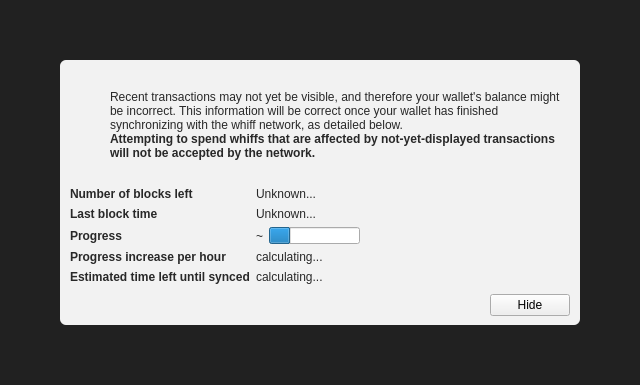
<?xml version="1.0" encoding="UTF-8"?>
<ui version="4.0">
 <class>ModalOverlay</class>
 <widget class="ModalOverlay" name="ModalOverlay">
  <property name="geometry">
   <rect>
    <x>0</x>
    <y>0</y>
    <width>640</width>
    <height>385</height>
   </rect>
  </property>
  <property name="windowTitle">
   <string>Form</string>
  </property>
  <layout class="QVBoxLayout" name="verticalLayout" stretch="0">
   <property name="sizeConstraint">
    <enum>QLayout::SetDefaultConstraint</enum>
   </property>
   <property name="leftMargin">
    <number>0</number>
   </property>
   <property name="topMargin">
    <number>0</number>
   </property>
   <property name="rightMargin">
    <number>0</number>
   </property>
   <property name="bottomMargin">
    <number>0</number>
   </property>
   <item>
    <widget class="QWidget" name="bgWidget" native="true">
     <property name="styleSheet">
      <string notr="true">#bgWidget { background: rgba(0,0,0,220); }</string>
     </property>
     <layout class="QVBoxLayout" name="verticalLayoutMain" stretch="1">
      <property name="leftMargin">
       <number>60</number>
      </property>
      <property name="topMargin">
       <number>60</number>
      </property>
      <property name="rightMargin">
       <number>60</number>
      </property>
      <property name="bottomMargin">
       <number>60</number>
      </property>
      <item>
       <widget class="QWidget" name="contentWidget" native="true">
        <property name="styleSheet">
         <string notr="true">#contentWidget { background: rgba(255,255,255,240); border-radius: 6px; }

QLabel { color: rgb(40,40,40);  }</string>
        </property>
        <layout class="QVBoxLayout" name="verticalLayoutSub" stretch="1,0,0,0">
         <property name="spacing">
          <number>0</number>
         </property>
         <property name="leftMargin">
          <number>10</number>
         </property>
         <property name="topMargin">
          <number>10</number>
         </property>
         <property name="rightMargin">
          <number>10</number>
         </property>
         <property name="bottomMargin">
          <number>10</number>
         </property>
         <item>
          <layout class="QHBoxLayout" name="horizontalLayoutIconText" stretch="0,1">
           <property name="topMargin">
            <number>20</number>
           </property>
           <item>
            <layout class="QVBoxLayout" name="verticalLayoutIcon">
             <property name="leftMargin">
              <number>0</number>
             </property>
             <item>
              <widget class="QPushButton" name="warningIcon">
               <property name="enabled">
                <bool>false</bool>
               </property>
               <property name="text">
                <string/>
               </property>
               <property name="icon">
                <iconset>
                 <normaloff>:/icons/warning</normaloff>
                 <disabledoff>:/icons/warning</disabledoff>:/icons/warning</iconset>
               </property>
               <property name="iconSize">
                <size>
                 <width>48</width>
                 <height>48</height>
                </size>
               </property>
               <property name="flat">
                <bool>true</bool>
               </property>
              </widget>
             </item>
             <item>
              <spacer name="verticalSpacerWarningIcon">
               <property name="orientation">
                <enum>Qt::Vertical</enum>
               </property>
               <property name="sizeHint" stdset="0">
                <size>
                 <width>20</width>
                 <height>40</height>
                </size>
               </property>
              </spacer>
             </item>
            </layout>
           </item>
           <item>
            <layout class="QVBoxLayout" name="verticalLayoutInfoText">
             <property name="leftMargin">
              <number>0</number>
             </property>
             <property name="topMargin">
              <number>0</number>
             </property>
             <item>
              <widget class="QLabel" name="infoText">
               <property name="text">
                <string>Recent transactions may not yet be visible, and therefore your wallet's balance might be incorrect. This information will be correct once your wallet has finished synchronizing with the whiff network, as detailed below.</string>
               </property>
               <property name="textFormat">
                <enum>Qt::RichText</enum>
               </property>
               <property name="wordWrap">
                <bool>true</bool>
               </property>
              </widget>
             </item>
             <item>
              <widget class="QLabel" name="infoTextStrong">
               <property name="font">
                <font>
                 <weight>75</weight>
                 <bold>true</bold>
                </font>
               </property>
               <property name="text">
                <string>Attempting to spend whiffs that are affected by not-yet-displayed transactions will not be accepted by the network.</string>
               </property>
               <property name="textFormat">
                <enum>Qt::RichText</enum>
               </property>
               <property name="wordWrap">
                <bool>true</bool>
               </property>
              </widget>
             </item>
             <item>
              <spacer name="verticalSpacerInTextSpace">
               <property name="orientation">
                <enum>Qt::Vertical</enum>
               </property>
               <property name="sizeHint" stdset="0">
                <size>
                 <width>20</width>
                 <height>40</height>
                </size>
               </property>
              </spacer>
             </item>
            </layout>
           </item>
          </layout>
         </item>
         <item>
          <spacer name="verticalSpacerAfterText">
           <property name="orientation">
            <enum>Qt::Vertical</enum>
           </property>
           <property name="sizeHint" stdset="0">
            <size>
             <width>20</width>
             <height>40</height>
            </size>
           </property>
          </spacer>
         </item>
         <item>
          <layout class="QFormLayout" name="formLayout">
           <property name="fieldGrowthPolicy">
            <enum>QFormLayout::FieldsStayAtSizeHint</enum>
           </property>
           <property name="horizontalSpacing">
            <number>6</number>
           </property>
           <property name="verticalSpacing">
            <number>6</number>
           </property>
           <property name="topMargin">
            <number>10</number>
           </property>
           <item row="0" column="0">
            <widget class="QLabel" name="labelNumberOfBlocksLeft">
             <property name="font">
              <font>
               <weight>75</weight>
               <bold>true</bold>
              </font>
             </property>
             <property name="text">
              <string>Number of blocks left</string>
             </property>
            </widget>
           </item>
           <item row="0" column="1">
            <widget class="QLabel" name="numberOfBlocksLeft">
             <property name="text">
              <string>Unknown...</string>
             </property>
            </widget>
           </item>
           <item row="1" column="0">
            <widget class="QLabel" name="labelLastBlockTime">
             <property name="font">
              <font>
               <weight>75</weight>
               <bold>true</bold>
              </font>
             </property>
             <property name="text">
              <string>Last block time</string>
             </property>
            </widget>
           </item>
           <item row="1" column="1">
            <widget class="QLabel" name="newestBlockDate">
             <property name="sizePolicy">
              <sizepolicy hsizetype="Maximum" vsizetype="Preferred">
               <horstretch>0</horstretch>
               <verstretch>0</verstretch>
              </sizepolicy>
             </property>
             <property name="text">
              <string>Unknown...</string>
             </property>
            </widget>
           </item>
           <item row="2" column="0">
            <widget class="QLabel" name="labelSyncDone">
             <property name="font">
              <font>
               <weight>75</weight>
               <bold>true</bold>
              </font>
             </property>
             <property name="text">
              <string>Progress</string>
             </property>
            </widget>
           </item>
           <item row="2" column="1">
            <layout class="QHBoxLayout" name="horizontalLayoutSync" stretch="0,1">
             <item>
              <widget class="QLabel" name="percentageProgress">
               <property name="text">
                <string notr="true">~</string>
               </property>
              </widget>
             </item>
             <item>
              <widget class="QProgressBar" name="progressBar">
               <property name="value">
                <number>24</number>
               </property>
               <property name="format">
                <string/>
               </property>
              </widget>
             </item>
            </layout>
           </item>
           <item row="4" column="0">
            <widget class="QLabel" name="labelProgressIncrease">
             <property name="font">
              <font>
               <weight>75</weight>
               <bold>true</bold>
              </font>
             </property>
             <property name="text">
              <string>Progress increase per hour</string>
             </property>
            </widget>
           </item>
           <item row="4" column="1">
            <widget class="QLabel" name="progressIncreasePerH">
             <property name="text">
              <string>calculating...</string>
             </property>
            </widget>
           </item>
           <item row="5" column="0">
            <widget class="QLabel" name="labelEstimatedTimeLeft">
             <property name="font">
              <font>
               <weight>75</weight>
               <bold>true</bold>
              </font>
             </property>
             <property name="text">
              <string>Estimated time left until synced</string>
             </property>
            </widget>
           </item>
           <item row="5" column="1">
            <widget class="QLabel" name="expectedTimeLeft">
             <property name="text">
              <string>calculating...</string>
             </property>
            </widget>
           </item>
          </layout>
         </item>
         <item>
          <layout class="QHBoxLayout" name="horizontalLayoutButtons">
           <property name="leftMargin">
            <number>10</number>
           </property>
           <property name="topMargin">
            <number>10</number>
           </property>
           <item>
            <spacer name="horizontalSpacer">
             <property name="orientation">
              <enum>Qt::Horizontal</enum>
             </property>
             <property name="sizeHint" stdset="0">
              <size>
               <width>40</width>
               <height>20</height>
              </size>
             </property>
            </spacer>
           </item>
           <item>
            <widget class="QPushButton" name="closeButton">
             <property name="text">
              <string>Hide</string>
             </property>
            </widget>
           </item>
          </layout>
         </item>
        </layout>
       </widget>
      </item>
     </layout>
    </widget>
   </item>
  </layout>
 </widget>
 <customwidgets>
  <customwidget>
   <class>ModalOverlay</class>
   <extends>QWidget</extends>
   <header>modaloverlay.h</header>
   <container>1</container>
  </customwidget>
 </customwidgets>
 <resources/>
 <connections/>
</ui>
